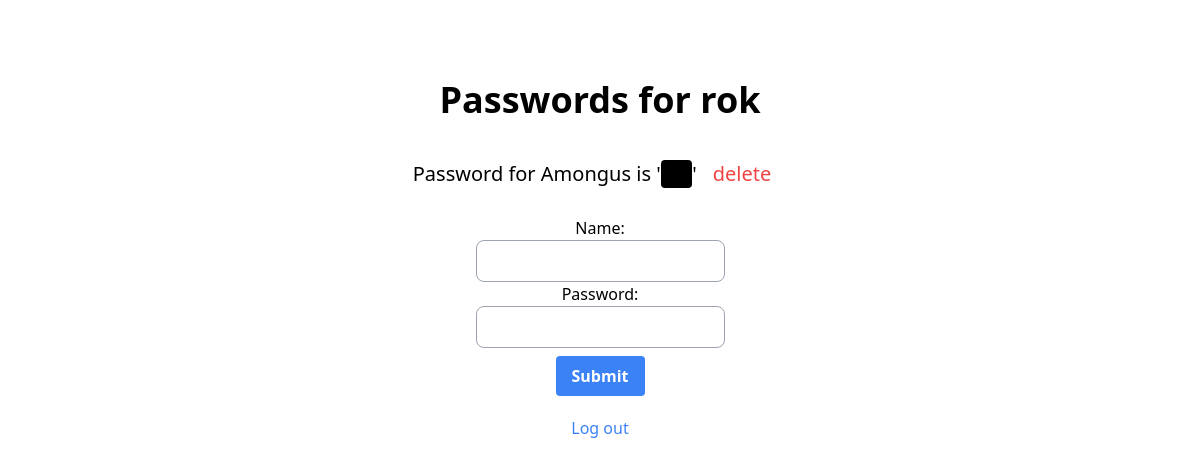
Before: / (signed in) with the older database file.
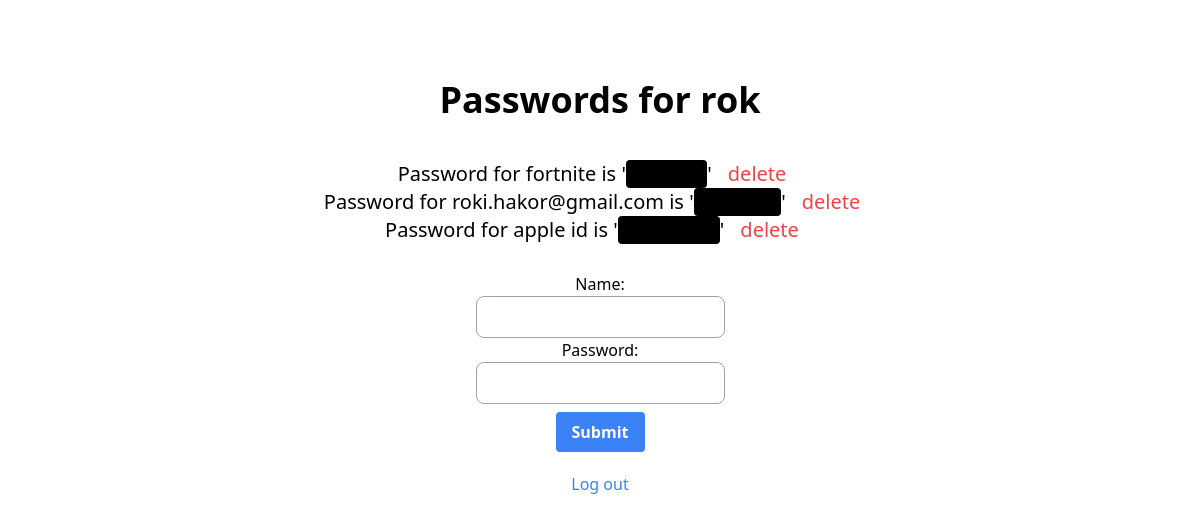
After: the same page with the newer database file.
### passwords/models.py (models this page shows, shortened)
class Password_data(models.Model):
    user = models.ForeignKey(User, on_delete=models.CASCADE)
    name = models.CharField(max_length=64)
    password = models.CharField(max_length=64)

### passwords/views.py (the view, shortened to what this page needs)
# urls.py: path("", views.index, name="index"),
@login_required(login_url="login")
def index(request):
    user = request.user
    user_id = request.user.id
    form = PasswordForm(initial={'user': request.user})
    password_data = Password_data.objects.filter(user_id=user_id)
    context = {
        'form': form,
        'password_data': password_data,
        'user': user
    }
    return render(request, "passwords/index.html", context)

### passwords/forms.py
class PasswordForm(ModelForm):
    class Meta:
        model = Password_data
        fields = "__all__"
        widgets = {
            'name': TextInput(attrs={'class': 'border border-gray-400 p-2 rounded-lg'}),
            'password': forms.PasswordInput(attrs={"class": "border border-gray-400 p-2 rounded-lg"}),
            'user': forms.HiddenInput(),
        }

### passwords/templates/passwords/index.html (shortened to what this page needs)
{% extends "passwords/layout.html" %}
{% block body %}
<h1 class="text-4xl font-bold mb-8">Passwords for {{ user }}</h1>
<ul class="list-square text-xl list-inside list-disc py-2">
    {% for data in password_data %}
    <li class="flex justify-center items-center">
        <p>Password for {{ data.name }} is '<p class="bg-black rounded hover:bg-white">{{ data.password }}</p>'</p>
    <form action="{% url 'delete' data.id %}" method="post">
        <input type="submit" class="text-red-500 inline hover:text-red-700 hover:underline px-4 rounded focus:outline-none focus:shadow-outline" value="delete">
    </form>
    </li>
    {% empty %}
    <p>No data yet</p>
    {% endfor %}
</ul>
<div class="mt-5 flex justify-center items-center mb-5">
    <form class="flex flex-col w-1/3 justify-center items-center" method="post">
        {{ form }}
        <input type="submit" class="bg-blue-500 mt-2 hover:bg-blue-700 text-white font-bold py-2 px-4 rounded" >
    </form>
</div>
<a class="text-blue-500 hover:text-blue-700 font-medium hover:underline" href="{% url 'logout' %}">Log out</a>
{% endblock %}

### passwords/templates/passwords/layout.html (shortened to what this page needs)
<!DOCTYPE html>
<html lang="en">
<head>
    <script src="https://cdn.tailwindcss.com"></script>
</head>
<body class="p-20 text-center">
    {% block body %}
    {% endblock %}
</body>
</html>

Changed rows visible on the page:
removed Password_data: name "Amongus"
added Password_data: name "fortnite"
added Password_data: name "roki.hakor@gmail.com"
added Password_data: name "apple id"
